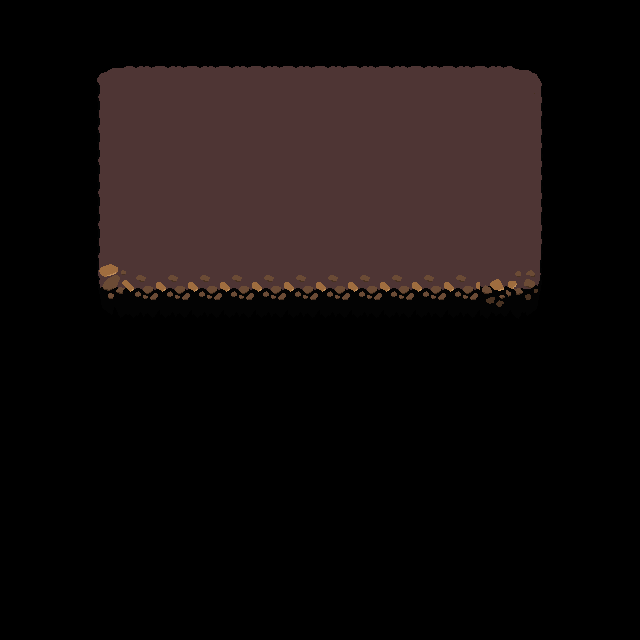

This is a level from a 2D game, rendered from its Tiled map with the project's own tilesets. A one-line summary and the complete map file follow:
An orthogonal 20x20 tile map with 32x32 px tiles, 1 tile layer (Tile Layer 1), 2 tilesets and 27 objects (27x Tree).

<map version="1.10" tiledversion="1.11.2" orientation="orthogonal" renderorder="right-down" width="20" height="20" tilewidth="32" tileheight="32" infinite="0" nextlayerid="3" nextobjectid="65">
 <editorsettings>
  <export target="island1.lua" format="lua" />
 </editorsettings>
 <tileset firstgid="1" source="../../tilemaps/test.tsx" />
 <tileset firstgid="226" source="../../tilemaps/Objects.tsx" />
 <layer id="1" name="Tile Layer 1" width="20" height="20">
  <data encoding="csv">
0,0,0,0,0,0,0,0,0,0,0,0,0,0,0,0,0,0,0,0,
0,0,0,0,0,0,0,0,0,0,0,0,0,0,0,0,0,0,0,0,
0,0,0,121,124,122,124,122,124,122,124,124,124,122,124,122,125,0,0,0,
0,0,0,136,137,138,139,137,137,137,138,137,138,139,139,139,140,0,0,0,
0,0,0,136,137,138,139,137,138,137,138,137,137,137,138,139,140,0,0,0,
0,0,0,136,137,138,139,137,138,137,138,137,138,137,138,139,140,0,0,0,
0,0,0,136,137,138,139,137,138,137,137,138,137,138,139,139,140,0,0,0,
0,0,0,136,137,137,137,137,138,139,137,137,137,137,138,139,140,0,0,0,
0,0,0,151,152,152,152,152,152,152,152,152,152,152,152,154,155,0,0,0,
0,0,0,166,167,167,167,167,167,167,167,167,167,167,167,169,170,0,0,0,
0,0,0,0,0,0,0,0,0,0,0,0,0,0,0,0,0,0,0,0,
0,0,0,0,0,0,0,0,0,0,0,0,0,0,0,0,0,0,0,0,
0,0,0,0,0,0,0,0,0,0,0,0,0,0,0,0,0,0,0,0,
0,0,0,0,0,0,0,0,0,0,0,0,0,0,0,0,0,0,0,0,
0,0,0,0,0,0,0,0,0,0,0,0,0,0,0,0,0,0,0,0,
0,0,0,0,0,0,0,0,0,0,0,0,0,0,0,0,0,0,0,0,
0,0,0,0,0,0,0,0,0,0,0,0,0,0,0,0,0,0,0,0,
0,0,0,0,0,0,0,0,0,0,0,0,0,0,0,0,0,0,0,0,
0,0,0,0,0,0,0,0,0,0,0,0,0,0,0,0,0,0,0,0,
0,0,0,0,0,0,0,0,0,0,0,0,0,0,0,0,0,0,0,0
</data>
 </layer>
 <objectgroup id="2" name="Object Layer 1">
  <object id="2" name="Tree" gid="228" x="510" y="243" width="48" height="96" />
  <object id="27" name="Tree" gid="228" x="273.333" y="168" width="48" height="96" />
  <object id="29" name="Tree" gid="228" x="357.333" y="174.333" width="48" height="96" />
  <object id="30" name="Tree" gid="228" x="396.333" y="243.333" width="48" height="96" />
  <object id="31" name="Tree" gid="228" x="446.667" y="272.333" width="48" height="96" />
  <object id="32" name="Tree" gid="228" x="412" y="198" width="48" height="96" />
  <object id="33" name="Tree" gid="228" x="404" y="94.6667" width="48" height="96" />
  <object id="34" name="Tree" gid="228" x="499.333" y="139.667" width="48" height="96" />
  <object id="35" name="Tree" gid="228" x="471.5" y="171.5" width="48" height="96" />
  <object id="36" name="Tree" gid="228" x="448" y="108" width="48" height="96" />
  <object id="37" name="Tree" gid="228" x="159.5" y="185.5" width="48" height="96" />
  <object id="49" name="Tree" gid="228" x="226.333" y="253" width="48" height="96" />
  <object id="50" name="Tree" gid="228" x="112.666" y="253.333" width="48" height="96" />
  <object id="51" name="Tree" gid="228" x="163" y="282.333" width="48" height="96" />
  <object id="52" name="Tree" gid="228" x="128.333" y="208" width="48" height="96" />
  <object id="53" name="Tree" gid="228" x="120.333" y="104.667" width="48" height="96" />
  <object id="54" name="Tree" gid="228" x="215.666" y="149.667" width="48" height="96" />
  <object id="55" name="Tree" gid="228" x="187.833" y="181.5" width="48" height="96" />
  <object id="56" name="Tree" gid="228" x="164.333" y="118" width="48" height="96" />
  <object id="57" name="Tree" gid="228" x="369.833" y="250" width="48" height="96" />
  <object id="58" name="Tree" gid="228" x="256.166" y="250.333" width="48" height="96" />
  <object id="59" name="Tree" gid="228" x="306.5" y="279.333" width="48" height="96" />
  <object id="60" name="Tree" gid="228" x="271.833" y="205" width="48" height="96" />
  <object id="61" name="Tree" gid="228" x="263.833" y="101.667" width="48" height="96" />
  <object id="62" name="Tree" gid="228" x="359.166" y="146.667" width="48" height="96" />
  <object id="63" name="Tree" gid="228" x="331.333" y="178.5" width="48" height="96" />
  <object id="64" name="Tree" gid="228" x="307.833" y="115" width="48" height="96" />
 </objectgroup>
</map>
